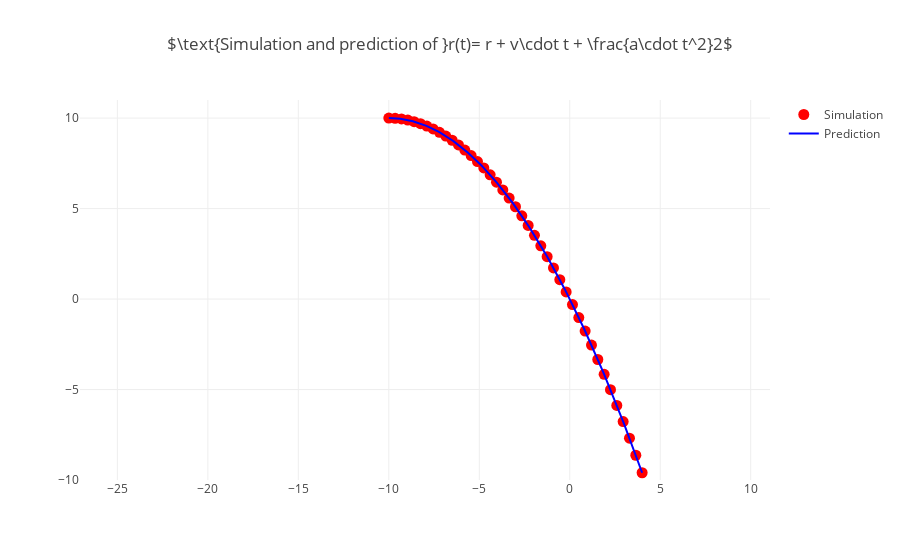

The notebook cell this image was saved under:
### Markdown cell above
## Moleculalr Dynamics Class

### Code cell
class TestMD(unittest.TestCase):
    def setUp(self):
        self.env = Environment(11, 11)
        self.r = np.array([-10, 10])
        self.v = np.array([7, 0])
        self.a = np.array([0, -9.8])
        self.atom = Atom(0.1, self.r, self.v, self.a)
        self.md = MolecularDynamics(env, mode='kinematics', dt=0.05, mols=[self.atom])
    
    def test_leapfrog(self):
        # real
        self.r_coords = []
        for i in range(100):
            self.r_coords.append(self.md.mols[0].r)
            self.md.leapfrogs()
        # print(self.r_coords)
        
        r_coords_x = [r.x for r in self.r_coords]
        r_coords_y = [r.y for r in self.r_coords]
        
        trace0 = go.Scatter(
            x=r_coords_x,
            y=r_coords_y,
            mode='markers',
            marker={'color': 'red', 'size': 11},
            name='Simulation',
        )
        
        # prediction
        time = np.linspace(0, 2, 200)

        r_coords = [self.r + t * self.v + self.a * t**2/2 for t in time]

        trace1 = go.Scatter(
            x=[r[0] for r in r_coords],
            y=[r[1] for r in r_coords], 
            marker={'color': 'blue'},
            name='Prediction',
        )
        
        data = [trace0, trace1]
        layout = {
            'xaxis': dict(range=[-11, -5], autorange=False, zeroline=False),
            'yaxis': dict(range=[-10, 11], autorange=False, zeroline=False, scaleanchor="x", scaleratio=1),
            'title': "$\\text{Simulation and prediction of }r(t)= r + v\cdot t + \\frac{a\cdot t^2}2$",
        }
        fig = {
            'data': data,
            'layout': layout,
        }
        
        iplot(fig, filename='falling')
        
        

unittest.main(argv=['first-arg-is-ignored'], exit=False); # don't forget to put it next time

### Figure 1 — Plotly figure (JSON) as saved in the notebook; plotly's stock layout.template omitted (floating-point values rounded to 4 significant figures; data arrays with more than 128 entries replaced by an {"elided": "..."} marker saying what was removed)
{"data": [{"marker": {"color": "red", "size": 11}, "mode": "markers", "name": "Simulation", "type": "scatter", "uid": "a3956457-a00e-4473-af99-a486f82c4f4f", "x": [-10, -9.65, -9.3, -8.95, -8.6, -8.25, -7.9, -7.55, -7.2, -6.85, -6.5, -6.15, -5.8, -5.45, -5.1, -4.75, -4.4, -4.05, -3.7, -3.35, -3.0, -2.65, -2.3, -1.95, -1.6, -1.25, -0.9, -0.55, -0.2, 0.15, 0.5, 0.85, 1.2, 1.55, 1.9, 2.25, 2.6, 2.95, 3.3, 3.65, 4.0, 4.35, 4.7, 5.05, 5.4, 5.75, 6.1, 6.45, 6.8, 7.15, 7.5, 7.85, 8.2, 8.55, 8.9, 9.25, 9.6, 9.95, 10.3, 10.65, 11.0, 11.35, 11.7, 12.05, 12.4, 12.75, 13.1, 13.45, 13.8, 14.15, 14.5, 14.85, 15.2, 15.55, 15.9, 16.25, 16.6, 16.95, 17.3, 17.65, 18.0, 18.35, 18.7, 19.05, 19.4, 19.75, 20.1, 20.45, 20.8, 21.15, 21.5, 21.85, 22.2, 22.55, 22.9, 23.25, 23.6, 23.95, 24.3, 24.65], "y": [10, 9.988, 9.951, 9.89, 9.804, 9.694, 9.559, 9.4, 9.216, 9.008, 8.775, 8.518, 8.236, 7.93, 7.599, 7.244, 6.864, 6.46, 6.031, 5.578, 5.1, 4.598, 4.071, 3.52, 2.944, 2.344, 1.719, 1.07, 0.396, -0.3022, -1.025, -1.772, -2.544, -3.34, -4.161, -5.006, -5.876, -6.77, -7.689, -8.632, -9.6, -10.59, -11.61, -12.65, -13.72, -14.81, -15.92, -17.06, -18.22, -19.41, -20.62, -21.86, -23.12, -24.41, -25.72, -27.06, -28.42, -29.8, -31.21, -32.64, -34.1, -35.58, -37.09, -38.62, -40.18, -41.76, -43.36, -44.99, -46.64, -48.32, -50.03, -51.75, -53.5, -55.28, -57.08, -58.91, -60.76, -62.63, -64.53, -66.45, -68.4, -70.37, -72.37, -74.39, -76.44, -78.51, -80.6, -82.72, -84.86, -87.03, -89.22, -91.44, -93.68, -95.95, -98.24, -100.6, -102.9, -105.3, -107.6, -110.1]}, {"marker": {"color": "blue"}, "name": "Prediction", "type": "scatter", "uid": "7aa793a7-2104-4dd2-ad79-a4821a3b57a9", "x": {"elided": "200 float values"}, "y": {"elided": "200 float values"}}], "layout": {"title": {"text": "$\\text{Simulation and prediction of }r(t)= r + v\\cdot t + \\frac{a\\cdot t^2}2$"}, "xaxis": {"autorange": false, "range": [-11, -5], "zeroline": false}, "yaxis": {"autorange": false, "range": [-10, 11], "scaleanchor": "x", "scaleratio": 1, "zeroline": false}}}
